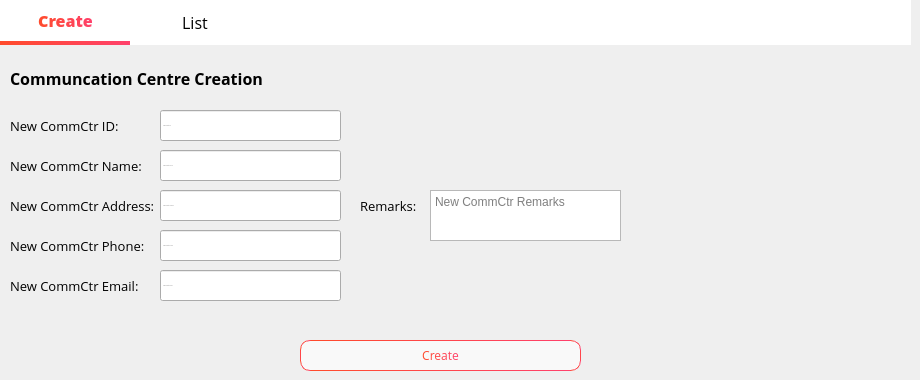
      <widget class="QWidget" name="Analytics_3">
       <property name="styleSheet">
        <string notr="true">
QLabel{
color: rgb(255, 255, 255);
background-color: transparent;
}
</string>
       </property>
       <widget class="QWidget" name="widget_8" native="true">
        <property name="geometry">
         <rect>
          <x>0</x>
          <y>0</y>
          <width>911</width>
          <height>45</height>
         </rect>
        </property>
        <property name="styleSheet">
         <string notr="true">QWidget{
background-color: rgb(255, 255, 255);
}
QPushButton {
    border: none;
    padding: 5px 10px;
    font-size: 16px;
    font-weight: normal;
    color: black;
}

QPushButton:checked {
    border-bottom: 4px solid qlineargradient(x1:0, y1:0, x2:1, y2:0, stop:0 #FF4B2B, stop:1 #FF416C);
    border-right: none;
    border-top: none;
    color: qlineargradient(x1:0, y1:0, x2:1, y2:0, stop:0 #FF4B2B, stop:1 #FF416C);
    font-weight: 700;
}

QPushButton:hover {
    background-color: qlineargradient(x1:0, y1:0, x2:1, y2:0, stop:0 #f2f2f2, stop:1 #e6e6e6);
}</string>
        </property>
        <widget class="QPushButton" name="pushButton_32">
         <property name="enabled">
          <bool>false</bool>
         </property>
         <property name="geometry">
          <rect>
           <x>0</x>
           <y>0</y>
           <width>131</width>
           <height>45</height>
          </rect>
         </property>
         <property name="font">
          <font>
           <family>Open Sans</family>
           <pointsize>-1</pointsize>
           <weight>50</weight>
           <bold>false</bold>
          </font>
         </property>
         <property name="cursor">
          <cursorShape>ArrowCursor</cursorShape>
         </property>
         <property name="styleSheet">
          <string notr="true"/>
         </property>
         <property name="text">
          <string>Create</string>
         </property>
         <property name="checkable">
          <bool>true</bool>
         </property>
         <property name="checked">
          <bool>true</bool>
         </property>
        </widget>
        <widget class="QPushButton" name="pushButton_33">
         <property name="geometry">
          <rect>
           <x>130</x>
           <y>0</y>
           <width>130</width>
           <height>45</height>
          </rect>
         </property>
         <property name="font">
          <font>
           <family>Open Sans</family>
           <pointsize>-1</pointsize>
           <weight>50</weight>
           <bold>false</bold>
          </font>
         </property>
         <property name="cursor">
          <cursorShape>PointingHandCursor</cursorShape>
         </property>
         <property name="styleSheet">
          <string notr="true"/>
         </property>
         <property name="text">
          <string>List</string>
         </property>
        </widget>
       </widget>
       <widget class="QLabel" name="label_11">
        <property name="geometry">
         <rect>
          <x>10</x>
          <y>110</y>
          <width>151</width>
          <height>31</height>
         </rect>
        </property>
        <property name="font">
         <font>
          <family>Open Sans</family>
          <pointsize>10</pointsize>
          <weight>50</weight>
          <bold>false</bold>
         </font>
        </property>
        <property name="styleSheet">
         <string notr="true">color: rgb(0, 0, 0);</string>
        </property>
        <property name="text">
         <string>New CommCtr ID:</string>
        </property>
       </widget>
       <widget class="QLineEdit" name="New_ID">
        <property name="geometry">
         <rect>
          <x>160</x>
          <y>110</y>
          <width>181</width>
          <height>31</height>
         </rect>
        </property>
        <property name="font">
         <font>
          <family>Open Sans</family>
          <pointsize>-1</pointsize>
          <weight>50</weight>
          <bold>false</bold>
         </font>
        </property>
        <property name="styleSheet">
         <string notr="true"/>
        </property>
        <property name="placeholderText">
         <string>New CommCtr ID</string>
        </property>
       </widget>
       <widget class="QLabel" name="label_12">
        <property name="geometry">
         <rect>
          <x>10</x>
          <y>150</y>
          <width>151</width>
          <height>31</height>
         </rect>
        </property>
        <property name="font">
         <font>
          <family>Open Sans</family>
          <pointsize>10</pointsize>
          <weight>50</weight>
          <bold>false</bold>
         </font>
        </property>
        <property name="styleSheet">
         <string notr="true">color: rgb(0, 0, 0);</string>
        </property>
        <property name="text">
         <string>New CommCtr Name:</string>
        </property>
       </widget>
       <widget class="QLabel" name="label_13">
        <property name="geometry">
         <rect>
          <x>10</x>
          <y>190</y>
          <width>151</width>
          <height>31</height>
         </rect>
        </property>
        <property name="font">
         <font>
          <family>Open Sans</family>
          <pointsize>10</pointsize>
          <weight>50</weight>
          <bold>false</bold>
         </font>
        </property>
        <property name="styleSheet">
         <string notr="true">color: rgb(0, 0, 0);</string>
        </property>
        <property name="text">
         <string>New CommCtr Address:</string>
        </property>
       </widget>
       <widget class="QLineEdit" name="New_Address">
        <property name="geometry">
         <rect>
          <x>160</x>
          <y>190</y>
          <width>181</width>
          <height>31</height>
         </rect>
        </property>
        <property name="font">
         <font>
          <family>Open Sans</family>
          <pointsize>-1</pointsize>
          <weight>50</weight>
          <bold>false</bold>
         </font>
        </property>
        <property name="styleSheet">
         <string notr="true"/>
        </property>
        <property name="placeholderText">
         <string>New CommCtr Address</string>
        </property>
       </widget>
       <widget class="QLabel" name="label_14">
        <property name="geometry">
         <rect>
          <x>10</x>
          <y>230</y>
          <width>151</width>
          <height>31</height>
         </rect>
        </property>
        <property name="font">
         <font>
          <family>Open Sans</family>
          <pointsize>10</pointsize>
          <weight>50</weight>
          <bold>false</bold>
         </font>
        </property>
        <property name="styleSheet">
         <string notr="true">color: rgb(0, 0, 0);</string>
        </property>
        <property name="text">
         <string>New CommCtr Phone:</string>
        </property>
       </widget>
       <widget class="QLabel" name="label_15">
        <property name="geometry">
         <rect>
          <x>10</x>
          <y>270</y>
          <width>151</width>
          <height>31</height>
         </rect>
        </property>
        <property name="font">
         <font>
          <family>Open Sans</family>
          <pointsize>10</pointsize>
          <weight>50</weight>
          <bold>false</bold>
         </font>
        </property>
        <property name="styleSheet">
         <string notr="true">color: rgb(0, 0, 0);</string>
        </property>
        <property name="text">
         <string>New CommCtr Email:</string>
        </property>
       </widget>
       <widget class="QLineEdit" name="New_Phone">
        <property name="geometry">
         <rect>
          <x>160</x>
          <y>230</y>
          <width>181</width>
          <height>31</height>
         </rect>
        </property>
        <property name="font">
         <font>
          <family>Open Sans</family>
          <pointsize>-1</pointsize>
          <weight>50</weight>
          <bold>false</bold>
         </font>
        </property>
        <property name="styleSheet">
         <string notr="true"/>
        </property>
        <property name="placeholderText">
         <string>New CommCtr Phone</string>
        </property>
       </widget>
       <widget class="QLineEdit" name="New_Email">
        <property name="geometry">
         <rect>
          <x>160</x>
          <y>270</y>
          <width>181</width>
          <height>31</height>
         </rect>
        </property>
        <property name="font">
         <font>
          <family>Open Sans</family>
          <pointsize>-1</pointsize>
          <weight>50</weight>
          <bold>false</bold>
         </font>
        </property>
        <property name="styleSheet">
         <string notr="true"/>
        </property>
        <property name="placeholderText">
         <string>New CommCtr Email</string>
        </property>
       </widget>
       <widget class="QPushButton" name="New_Btn">
        <property name="geometry">
         <rect>
          <x>300</x>
          <y>340</y>
          <width>281</width>
          <height>31</height>
         </rect>
        </property>
        <property name="font">
         <font>
          <family>Open Sans</family>
          <pointsize>-1</pointsize>
         </font>
        </property>
        <property name="cursor">
         <cursorShape>PointingHandCursor</cursorShape>
        </property>
        <property name="styleSheet">
         <string notr="true">QPushButton {
    border: 1px solid qlineargradient(x1:0, y1:0, x2:1, y2:0, stop:0 #FF4B2B, stop:1 #FF416C);
    border-radius: 10px;
    padding: 5px 15px;
    background: #f9f9f9;
    color: qlineargradient(x1:0, y1:0, x2:1, y2:0, stop:0 #FF4B2B, stop:1 #FF416C);
    font-size: 12px;
}

QPushButton:hover {
    background-color: qlineargradient(x1:0, y1:0, x2:1, y2:0, stop:0 #FF416C, stop:1 #FF4B2B);
	color: white;
}

QPushButton:pressed {
    background-color: qlineargradient(x1:0, y1:0, x2:1, y2:0, stop:0 #FF4B2B, stop:1 #FF416C);
    border: 2px solid #FF416C;
    padding: 4px 14px 6px 16px;
}</string>
        </property>
        <property name="text">
         <string>Create</string>
        </property>
       </widget>
       <widget class="QTextEdit" name="New_Remarks">
        <property name="geometry">
         <rect>
          <x>430</x>
          <y>190</y>
          <width>191</width>
          <height>51</height>
         </rect>
        </property>
        <property name="placeholderText">
         <string>New CommCtr Remarks</string>
        </property>
       </widget>
       <widget class="QLabel" name="label_25">
        <property name="geometry">
         <rect>
          <x>360</x>
          <y>190</y>
          <width>61</width>
          <height>31</height>
         </rect>
        </property>
        <property name="font">
         <font>
          <family>Open Sans</family>
          <pointsize>10</pointsize>
          <weight>50</weight>
          <bold>false</bold>
         </font>
        </property>
        <property name="styleSheet">
         <string notr="true">color: rgb(0, 0, 0);</string>
        </property>
        <property name="text">
         <string>Remarks:</string>
        </property>
       </widget>
       <widget class="QLabel" name="label_4">
        <property name="geometry">
         <rect>
          <x>10</x>
          <y>70</y>
          <width>261</width>
          <height>16</height>
         </rect>
        </property>
        <property name="font">
         <font>
          <family>Open Sans</family>
          <pointsize>12</pointsize>
          <weight>75</weight>
          <bold>true</bold>
         </font>
        </property>
        <property name="styleSheet">
         <string notr="true">color: rgb(0, 0, 0);</string>
        </property>
        <property name="text">
         <string>Communcation Centre Creation</string>
        </property>
       </widget>
       <widget class="QLineEdit" name="New_Name_2">
        <property name="geometry">
         <rect>
          <x>160</x>
          <y>150</y>
          <width>181</width>
          <height>31</height>
         </rect>
        </property>
        <property name="font">
         <font>
          <family>Open Sans</family>
          <pointsize>-1</pointsize>
          <weight>50</weight>
          <bold>false</bold>
         </font>
        </property>
        <property name="styleSheet">
         <string notr="true"/>
        </property>
        <property name="placeholderText">
         <string>New CommCtr Name</string>
        </property>
       </widget>
       <widget class="QLabel" name="label_6">
        <property name="geometry">
         <rect>
          <x>650</x>
          <y>90</y>
          <width>221</width>
          <height>221</height>
         </rect>
        </property>
        <property name="text">
         <string/>
        </property>
        <property name="pixmap">
         <pixmap resource="assets.qrc">:/assets/images/medical-call-center-operator-at-work-free-vector.jpg</pixmap>
        </property>
        <property name="scaledContents">
         <bool>true</bool>
        </property>
       </widget>
      </widget>
